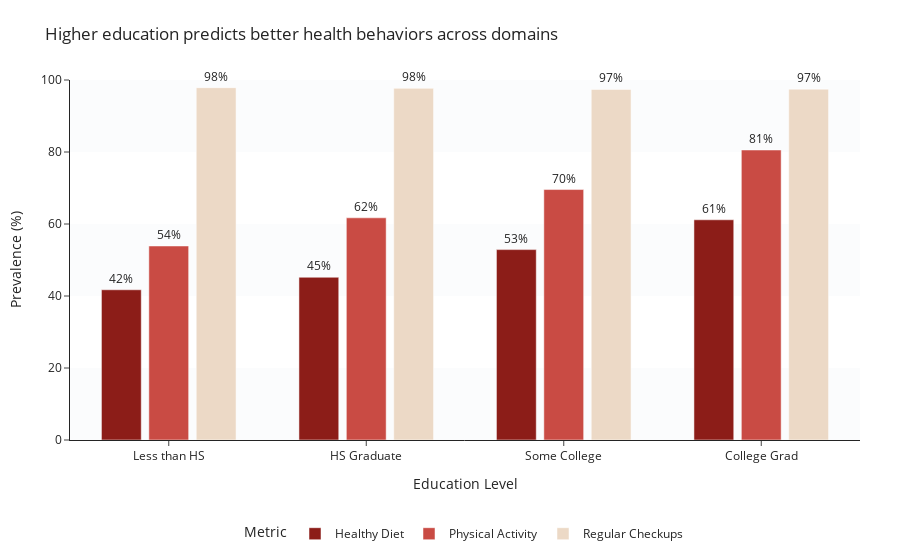

Notebook code cell kept with this figure:
### Markdown cell above
### Education & Health Behaviors
*Recode education into four levels, compute the % with Healthy Diet, Physical Activity, and Regular Checkups by education group, and visualize them as grouped bars to show healthier behaviors with higher education.*

### Code cell
df = df_brfss.copy()
df.columns = df.columns.str.lower()

edu_col = "educa" if "educa" in df.columns else "education"
map4 = {1:"Less than HS", 2:"Less than HS", 3:"Less than HS",
        4:"HS Graduate", 5:"Some College", 6:"College Grad"}
order4 = ["Less than HS","HS Graduate","Some College","College Grad"]

edu_num = pd.to_numeric(df.get(edu_col), errors="coerce")
df = df.dropna(subset=[edu_col]).copy()
df["Education"] = pd.Categorical(edu_num.map(map4), categories=order4, ordered=True)

def as01(s):
    s = pd.to_numeric(df.get(s), errors="coerce")
    return s.where(s.isin([0,1])).fillna(0).astype(int)

if {"fruits","veggies"}.issubset(df.columns):
    fruits  = as01("fruits")
    veggies = as01("veggies")
    df["Healthy Diet"] = ((fruits==1) & (veggies==1)).astype(int)
elif "fruits" in df.columns:
    df["Healthy Diet"] = as01("fruits")
else:
    df["Healthy Diet"] = as01("veggies") if "veggies" in df.columns else 0

df["Physical Activity"] = as01("physactivity") if "physactivity" in df.columns else 0

if "cholcheck" in df.columns:
    df["Regular Checkups"] = as01("cholcheck")
elif "anyhealthcare" in df.columns:
    df["Regular Checkups"] = as01("anyhealthcare")
else:
    df["Regular Checkups"] = 0

agg = (df.groupby("Education", observed=True)[
        ["Healthy Diet","Physical Activity","Regular Checkups"]
      ].mean().mul(100).reset_index())

long = agg.melt(id_vars="Education", var_name="Metric", value_name="Prevalence")

# Plot 
colors = {
    "Healthy Diet":      "#8C1D18",  
    "Physical Activity": "#C94B44",  
    "Regular Checkups":  "#ECD9C6",  
}

fig = px.bar(
    long, x="Education", y="Prevalence", color="Metric",
    barmode="group", text="Prevalence",
    color_discrete_map=colors,
    title="Higher education predicts better health behaviors across domains",
    labels={"Prevalence":"Prevalence (%)"},
    category_orders={"Education": order4,
                     "Metric": ["Healthy Diet","Physical Activity","Regular Checkups"]},
    template="simple_white"
)

fig.update_layout(shapes=[
    dict(type="rect", xref="paper", x0=0, x1=1, y0=y, y1=min(y+20,100),
         layer="below", line=dict(width=0), fillcolor="#F2F4F7")
    for i, y in enumerate(np.arange(0, 100, 20)) if i % 2 == 0
])

fig.update_traces(
    texttemplate="%{text:.0f}%",
    textposition="outside",
    cliponaxis=False,
    hovertemplate="<b>%{x}</b><br>%{fullData.name}: %{y:.0f}%<extra></extra>"
)

fig.update_layout(
    yaxis=dict(range=[0,100], dtick=20, title="Prevalence (%)", showgrid=False),
    xaxis=dict(title="Education Level", showgrid=False),
    legend=dict(orientation="h", x=0.5, xanchor="center", y=-0.22),
    bargap=0.28, bargroupgap=0.16,
    margin=dict(l=70, r=40, t=80, b=100),
    uniformtext_minsize=10, uniformtext_mode="hide",
    paper_bgcolor="white", plot_bgcolor="white"
)

fig.show()

### Figure 1 — Plotly figure (JSON) as saved in the notebook; plotly's stock layout.template omitted (floating-point values rounded to 4 significant figures)
{"data": [{"alignmentgroup": "True", "cliponaxis": false, "hovertemplate": "<b>%{x}</b><br>%{fullData.name}: %{y:.0f}%<extra></extra>", "legendgroup": "Healthy Diet", "marker": {"color": "#8C1D18", "pattern": {"shape": ""}}, "name": "Healthy Diet", "offsetgroup": "Healthy Diet", "orientation": "v", "showlegend": true, "text": [41.73, 45.21, 52.89, 61.17], "textposition": "outside", "texttemplate": "%{text:.0f}%", "type": "bar", "x": ["Less than HS", "HS Graduate", "Some College", "College Grad"], "xaxis": "x", "y": [41.73, 45.21, 52.89, 61.17], "yaxis": "y"}, {"alignmentgroup": "True", "cliponaxis": false, "hovertemplate": "<b>%{x}</b><br>%{fullData.name}: %{y:.0f}%<extra></extra>", "legendgroup": "Physical Activity", "marker": {"color": "#C94B44", "pattern": {"shape": ""}}, "name": "Physical Activity", "offsetgroup": "Physical Activity", "orientation": "v", "showlegend": true, "text": [53.9, 61.72, 69.57, 80.56], "textposition": "outside", "texttemplate": "%{text:.0f}%", "type": "bar", "x": ["Less than HS", "HS Graduate", "Some College", "College Grad"], "xaxis": "x", "y": [53.9, 61.72, 69.57, 80.56], "yaxis": "y"}, {"alignmentgroup": "True", "cliponaxis": false, "hovertemplate": "<b>%{x}</b><br>%{fullData.name}: %{y:.0f}%<extra></extra>", "legendgroup": "Regular Checkups", "marker": {"color": "#ECD9C6", "pattern": {"shape": ""}}, "name": "Regular Checkups", "offsetgroup": "Regular Checkups", "orientation": "v", "showlegend": true, "text": [97.87, 97.68, 97.38, 97.45], "textposition": "outside", "texttemplate": "%{text:.0f}%", "type": "bar", "x": ["Less than HS", "HS Graduate", "Some College", "College Grad"], "xaxis": "x", "y": [97.87, 97.68, 97.38, 97.45], "yaxis": "y"}], "layout": {"bargap": 0.28, "bargroupgap": 0.16, "barmode": "group", "legend": {"orientation": "h", "title": {"text": "Metric"}, "tracegroupgap": 0, "x": 0.5, "xanchor": "center", "y": -0.22}, "margin": {"b": 100, "l": 70, "r": 40, "t": 80}, "paper_bgcolor": "white", "plot_bgcolor": "white", "shapes": [{"fillcolor": "#F2F4F7", "layer": "below", "line": {"width": 0}, "type": "rect", "x0": 0, "x1": 1, "xref": "paper", "y0": 0, "y1": 20}, {"fillcolor": "#F2F4F7", "layer": "below", "line": {"width": 0}, "type": "rect", "x0": 0, "x1": 1, "xref": "paper", "y0": 40, "y1": 60}, {"fillcolor": "#F2F4F7", "layer": "below", "line": {"width": 0}, "type": "rect", "x0": 0, "x1": 1, "xref": "paper", "y0": 80, "y1": 100}], "title": {"text": "Higher education predicts better health behaviors across domains"}, "uniformtext": {"minsize": 10, "mode": "hide"}, "xaxis": {"anchor": "y", "categoryarray": ["Less than HS", "HS Graduate", "Some College", "College Grad"], "categoryorder": "array", "domain": [0, 1], "showgrid": false, "title": {"text": "Education Level"}}, "yaxis": {"anchor": "x", "domain": [0, 1], "dtick": 20, "range": [0, 100], "showgrid": false, "title": {"text": "Prevalence (%)"}}}}
